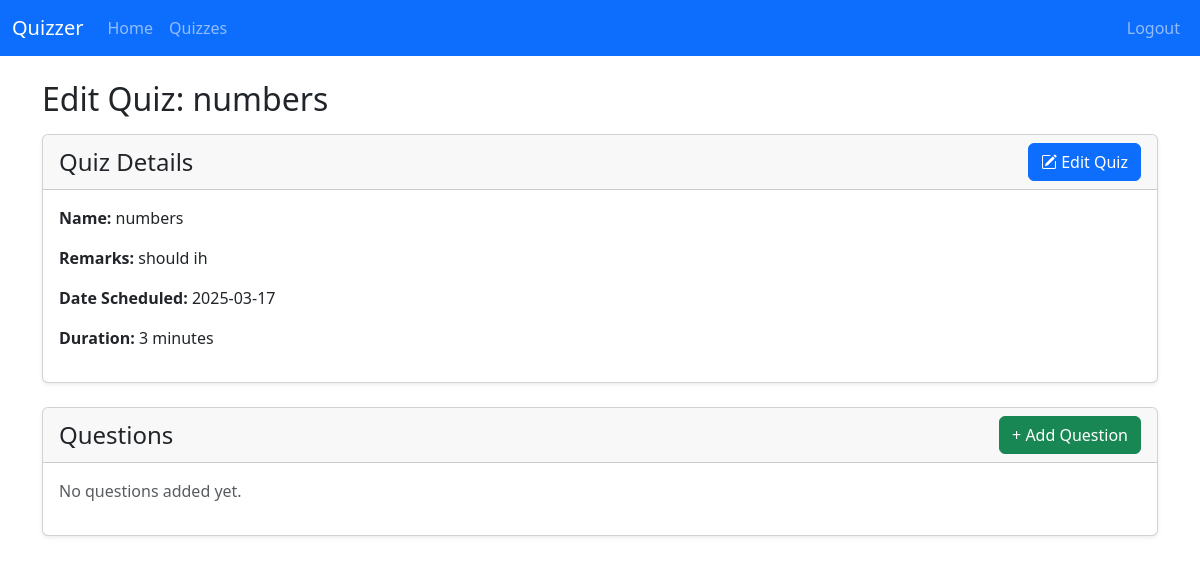
/admin/quiz/1 (signed in), run on an earlier commit of the app's database.
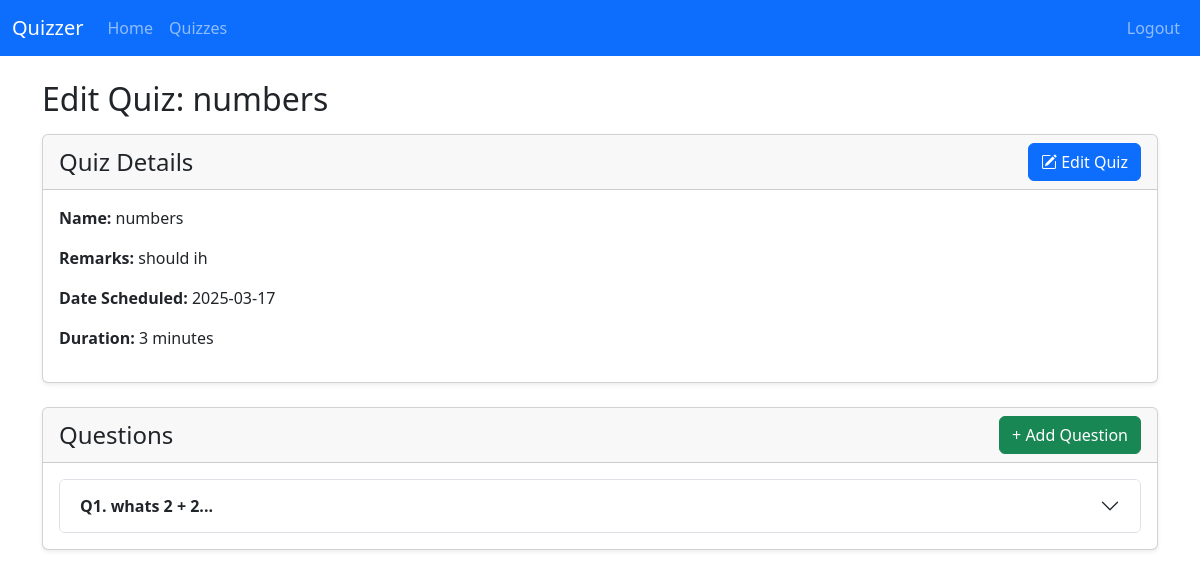
And on a later commit of the database.
### models/models.py (models this page shows)
class Quiz(db.Model):
    quiz_id: Mapped[id_pk]
    quiz_name: Mapped[str]
    chapter_id: Mapped[int] = mapped_column(ForeignKey("chapter.chapter_id"))
    subject_id: Mapped[int] = mapped_column(ForeignKey("subject.subject_id"))
    date: Mapped[Optional[date]]
    duration: Mapped[Optional[int]]  # minutes? hopefully
    remarks: Mapped[str]
    chapter: Mapped["Chapter"] = relationship(back_populates="quizzes")
    questions: Mapped[List["Question"]] = relationship(
        back_populates="quiz", cascade="all,delete-orphan"
    )
    scores: Mapped[List["Score"]] = relationship(
        back_populates="quiz", cascade="all,delete-orphan"
    )

class Question(db.Model):
    quiz_id: Mapped[int] = mapped_column(ForeignKey("quiz.quiz_id"))
    question_id: Mapped[id_pk]
    text: Mapped[str]
    marks: Mapped[int]
    quiz: Mapped["Quiz"] = relationship(back_populates="questions")
    options: Mapped[List["Option"]] = relationship(
        back_populates="question", cascade="all,delete-orphan"
    )

### routes/admin_routes.py (the view, shortened to what this page needs)
@admin_bp.route("quiz/<int:quiz_id>", methods=["GET", "POST"])
def edit_quiz(quiz_id):
    quiz = select_quiz(quiz_id)
    if not quiz:
        return jsonify({"errors":[f"quiz with quiz_id {quiz_id} not found"]}),404
    return render_template(
        "admin/quiz.html", quiz=quiz, quiz_form=QuizForm(), question_form=QuestionForm()
    )

### app.py (called while the page is built)
@app.template_global()
def is_active(page_name):  # small function to make the nav_bar code better
    return "active" if request.endpoint == page_name else ""

### routes/__init__.py (called while the page is built)
def init_login_manager(app):
    login_manager = LoginManager()
    login_manager.init_app(app)
    login_manager.login_view = "auth.login"  # goes to the login() function in auth_bp
    @login_manager.user_loader
    def load_user(user_id):
        return db.session.scalar(select(User).where(User.user_id == user_id))

### routes/admin_routes.py (called while the page is built)
@admin_bp.before_request
def require_admin():
    if not current_user.is_authenticated or current_user.username != "admin":
        return current_app.login_manager.unauthorized()

def select_quiz(quiz_id):
    return session.scalar(select(Quiz).where(Quiz.quiz_id == quiz_id))

### templates/admin/quiz.html (shortened to what this page needs)
{% extends "base.html" %}  {% block body %} {% include "admin/nav.html" %}
<div class="container mt-4">
  <div class="d-flex justify-content-between align-items-center mb-3">
    <h2 class="mb-0">Edit Quiz: {{ quiz.quiz_name }}</h2>
  </div>
  <div class="card shadow-sm mb-4">
    <div class="card-header d-flex justify-content-between align-items-center">
      <h4 class="mb-0">Quiz Details</h4>
      <button
        class="btn btn-primary"
        data-bs-toggle="modal"
        data-bs-target="#editQuizModal"
        onclick='updateModalFormAction(
                "{{ url_for("admin.edit_quiz", quiz_id=quiz.quiz_id) }}",
                "editQuizModal",
                {{
                  {
                  "quiz_name": quiz.quiz_name,
                  "remarks": quiz.remarks,
                  "date": quiz.date if quiz.date else 0,
                  "duration": quiz.duration if quiz.duration else 0
                  }
                }}
              )'
      >
        <i class="bi bi-pencil-square"></i> Edit Quiz
      </button>
    </div>
    <div class="card-body">
      <p><strong>Name:</strong> {{ quiz.quiz_name }}</p>
      <p><strong>Remarks:</strong> {{ quiz.remarks }}</p>
      {% if quiz.date %}
      <p><strong>Date Scheduled:</strong> {{ quiz.date }}</p>
      {% endif %} {% if quiz.duration %}
      <p><strong>Duration:</strong> {{ quiz.duration }} minutes</p>
      {% endif %}
    </div>
  </div>
  <div class="card shadow-sm">
    <div class="card-header d-flex justify-content-between align-items-center">
      <h4 class="mb-0">Questions</h4>
      <button
        class="btn btn-success"
        data-bs-toggle="modal"
        data-bs-target="#createQuestionModal"
      >
        + Add Question
      </button>
    </div>
    <div class="card-body">
      {% if quiz.questions %}
      <div class="accordion" id="questionsAccordion">
        {% for question in quiz.questions %}
        <div class="accordion-item">
          <h2 class="accordion-header" id="heading{{ question.question_id }}">
            <button
              class="accordion-button collapsed"
              type="button"
              data-bs-toggle="collapse"
              data-bs-target="#collapse{{ question.question_id }}"
              aria-expanded="false"
              aria-controls="collapse{{ question.question_id }}"
            >
              <strong>Q{{ loop.index }}. {{ question.text[:50] }}...</strong>
            </button>
          </h2>
        </div>
        {% endfor %}
      </div>
      {% else %}
      <p class="text-muted">No questions added yet.</p>
      {% endif %}
    </div>
  </div>
</div>
{% import "macros.html" as macros %} {{ macros.modal_form("editQuizModal", "Edit
question_form) }} {% endblock %}

### templates/base.html (shortened to what this page needs)
<!doctype html>
<html lang="en">
  <head>
    <link
      href="https://cdn.jsdelivr.net/npm/bootstrap@5.3.0/dist/css/bootstrap.min.css"
      rel="stylesheet"
    />
  </head>
  <body>
    {% block body %} {% endblock %}
    <link
      rel="stylesheet"
      href="https://cdn.jsdelivr.net/npm/bootstrap-icons@1.5.0/font/bootstrap-icons.css"
    />
  </body>
</html>

### templates/admin/nav.html (shortened to what this page needs)
<nav class="navbar navbar-expand-lg bg-primary" data-bs-theme="dark">
  <div class="container-fluid">
    <a class="navbar-brand" href="#">Quizzer</a>
    <div class="collapse navbar-collapse" id="navbarColor01">
      <ul class="navbar-nav me-auto">
        <li class="nav-item">
          <a
            class="nav-link {{ is_active('admin.admin_home') }}"
            href="{{ url_for('admin.admin_home') }}"
            >Home</a
          >
        </li>
        <li class="nav-item">
          <a class="nav-link">Quizzes</a>
        </li>
      </ul>
      <ul class="navbar-nav">
        <li class="nav-item">
          <a class="nav-link" href="{{url_for('auth.logout')}}"> Logout </a>
        </li>
      </ul>
    </div>
  </div>
</nav>

What changed in the data, as far as the page shows it:
added Question: text "whats 2 + 2"
Also different on the page:
text no longer shown: "No questions added yet."
